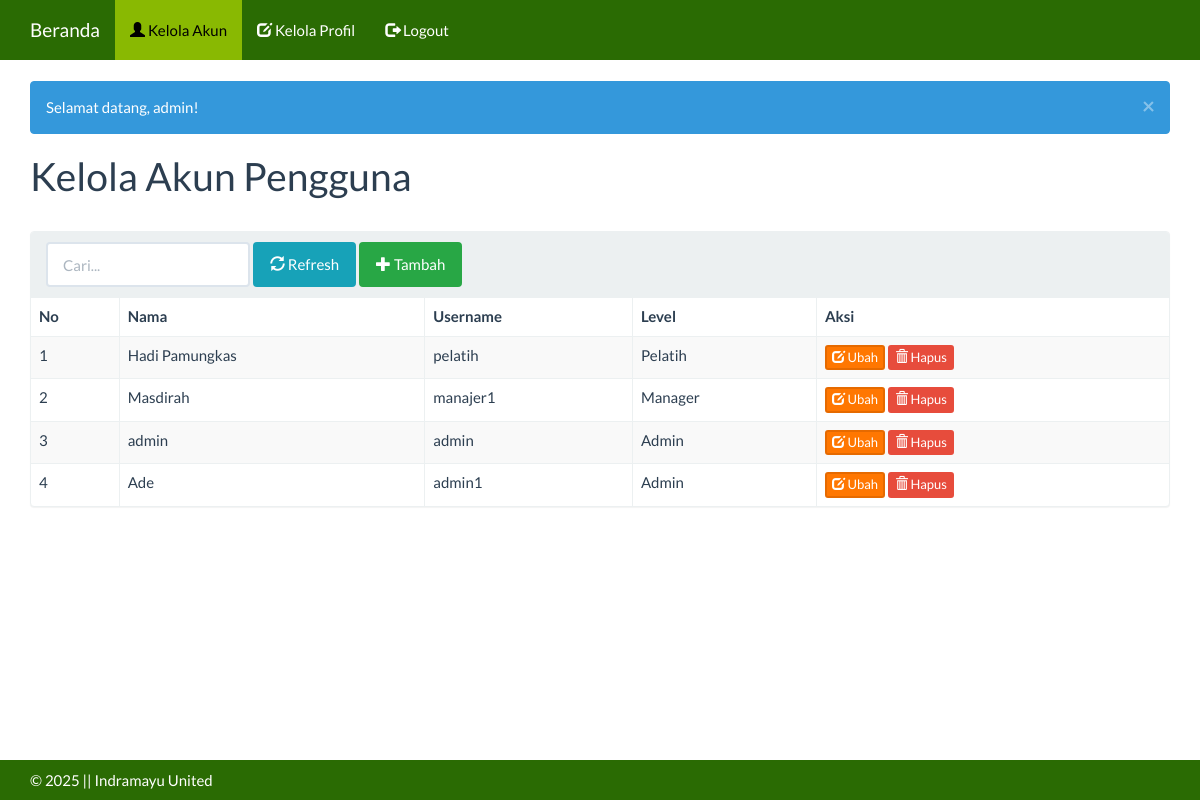
/index.php?m=akun (signed in), run on the app's committed database.
### tables this page shows
CREATE TABLE `tb_user` (
  `id_akun` int(11) NOT NULL,
  `user` varchar(16) DEFAULT NULL,
  `nama` varchar(100) NOT NULL,
  `pass` varchar(255) DEFAULT NULL,
  `level` varchar(3) NOT NULL
);

### functions.php (called while the page is built, shortened)
<?php
include 'config.php';
include 'includes/db.php';
$db = new DB($config['server'], $config['username'], $config['password'], $config['database_name']);
include 'includes/general.php';
function get($key)
{
    return isset($_GET[$key]) ? $_GET[$key] : null;
}

### config.php (called while the page is built)
<?php
$config["server"]='localhost';
$config["username"]='root';
$config["password"]='';
$config["database_name"]='spk_indramayu_united';

### includes/db.php (called while the page is built, shortened)
<?php
class DB{
    var $conn = null;
    public function __construct($host, $username, $passwd, $dbname){
        $this->conn = mysqli_connect($host, $username, $passwd, $dbname);
    }
    public function query($sql){
        $query = mysqli_query($this->conn, $sql) or die('<pre>Error mysqli_query: ' . mysqli_error($this->conn) . '<br />' . $sql . '</pre>');
        return $query;
    }
    public function get_results($sql){
        $query = $this->query($sql);
        $arr = array();
        while($row = mysqli_fetch_object($query)){
            $arr[] = $row;
        }
        return $arr;
    }
}

### akun.php (the view, shortened to what this page needs)
<div class="page-header">
    <h1>Kelola Akun Pengguna</h1>
</div>
<div class="panel panel-default">
    <div class="panel-heading">
        <form class="form-inline">
            <div class="form-group">
                <input class="form-control" type="search" placeholder="Cari..." name="q" value="<?= get('q') ?>" />
            </div>
            <div class="form-group">
    <button class="btn btn-info"><span class="glyphicon glyphicon-refresh"></span> Refresh</button>
</div>
<div class="form-group">
    <a class="btn btn-success" href="?m=akun_tambah"><span class="glyphicon glyphicon-plus"></span> Tambah</a>
</div>
        </form>
    </div>
    <div class="table-responsive">
        <table class="table table-bordered table-hover table-striped">
            <thead>
                <tr>
                    <th>No</th>
                    <th>Nama</th>
                    <th>Username</th>
                    <th>Level</th>
                    <th>Aksi</th>
                </tr>
            </thead>
            <tbody>
                <?php
                $q = esc_field(get('q'));
                $rows = $db->get_results("SELECT * FROM tb_user WHERE nama LIKE '%$q%' OR user LIKE '%$q%' ORDER BY id_akun");
                $no = 0;
                $levels = [
                    '1' => 'Pelatih',
                    '2' => 'Manager',
                    '3' => 'Admin'
                ];
                foreach ($rows as $row) : ?>
                    <tr>
                        <td><?= ++$no ?></td>
                        <td><?= $row->nama ?></td>
                        <td><?= $row->user ?></td>
                        <td><?= $levels[$row->level] ?? 'Tidak Diketahui' ?></td>
                        <td>
                            <a class="btn btn-xs btn-warning" href="?m=akun_ubah&ID=<?= $row->id_akun ?>"><span class="glyphicon glyphicon-edit"></span> Ubah</a>
                            <a class="btn btn-xs btn-danger" href="aksi.php?act=akun_hapus&ID=<?= $row->id_akun ?>" onclick="return confirm('Yakin ingin menghapus data ini?')"><span class="glyphicon glyphicon-trash"></span> Hapus</a>
                        </td>
                    </tr>
                <?php endforeach; ?>
            </tbody>
        </table>
    </div>
</div>

### assets/css/general.css (style rules this page uses)
html { position: relative; min-height: 100%; }
body { margin-bottom: 70px; }
.page-header { margin-top: 0; padding-bottom: 0; }
.page-header h1 { margin-top: 0; }

### assets/css/custom.css (style rules this page uses)
a { color: #FF7701; }
.btn-success { background-color: #28a745; border-color: #28a745; color: #fff; }
.btn-warning { background-color: #FF7701; border-color: #e66a00; color: #fff; }
.btn-info { background-color: #17a2b8; border-color: #17a2b8; color: #fff; }

### data on the page
tb_user: nama "Hadi Pamungkas", user "pelatih", level "Pelatih"
tb_user: nama "Masdirah", user "manajer1", level "Manager"
tb_user: nama "admin", user "admin", level "Admin"
tb_user: nama "Ade", user "admin1", level "Admin"

### other printed values
$msg "Selamat datang, admin!"
